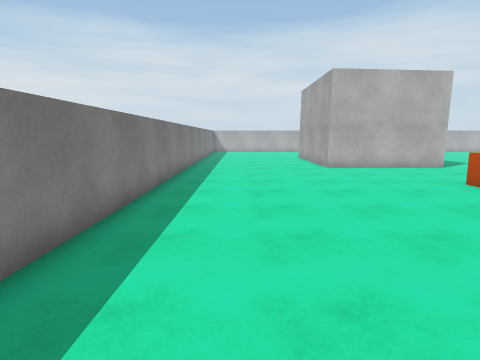
view 1 (above)

20 first-person views from a walk through a Unity game level. The camera is 1.5 m above the floor, tilts 8° down and sees 75° across. The floor is counted in squares, 1 m on a side. Each view is taken from the middle of a square. On the plan, view 1 faces up. The plan holds only what a view shows up to about 15 squares ahead; the rest is blank. The place goes on beyond the plan. The player character is not drawn. Surface patterns are stand-ins for the level's own textures.

view 2
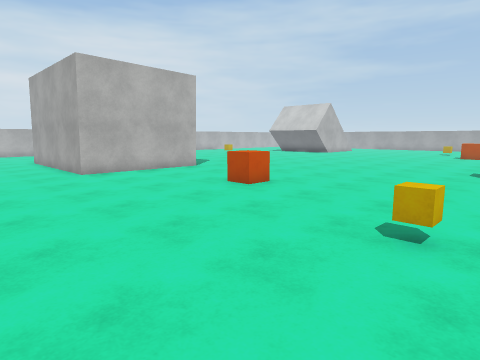

view 3
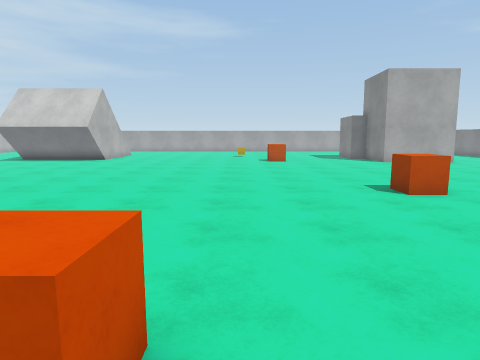

view 4
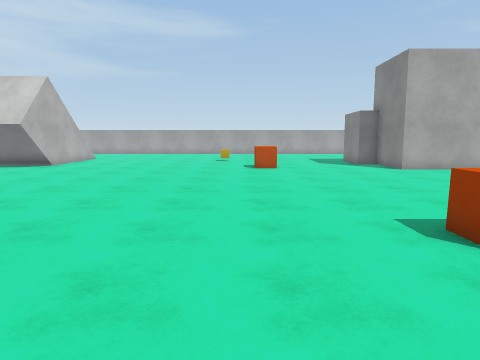

view 5
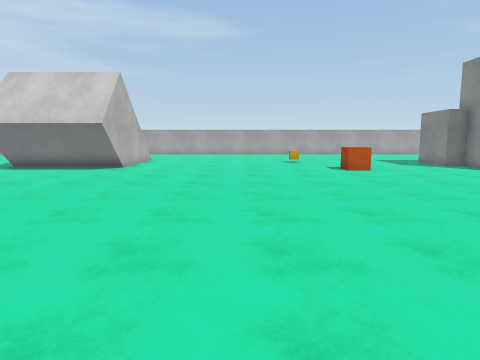

view 6
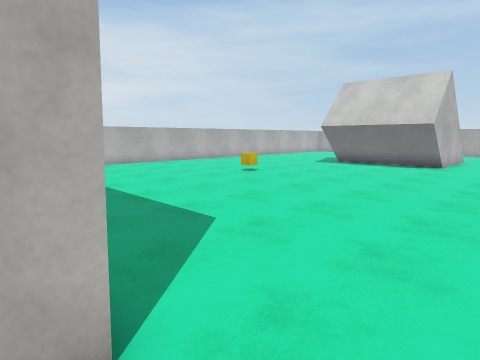

view 7
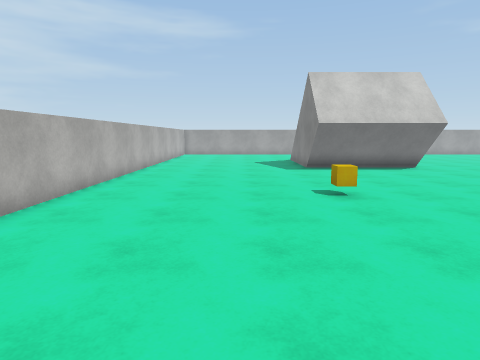

view 8
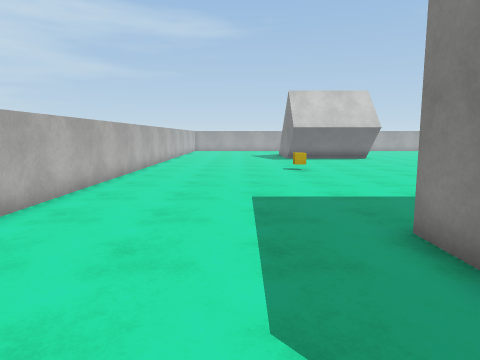

view 9
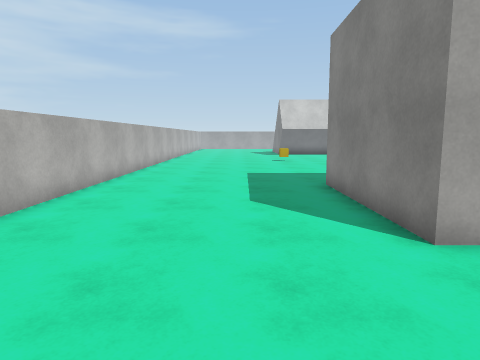

view 10
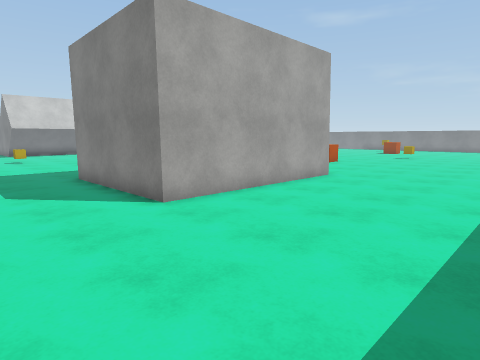

view 11
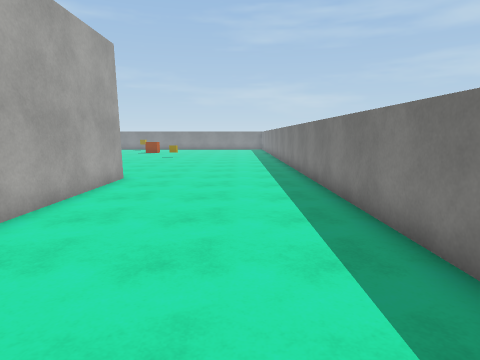

view 12
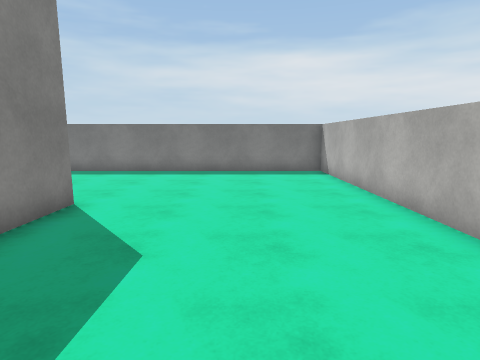

view 13
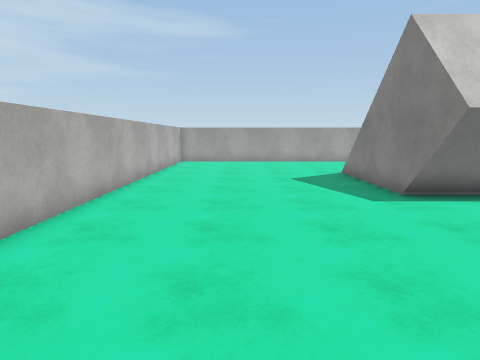

view 14
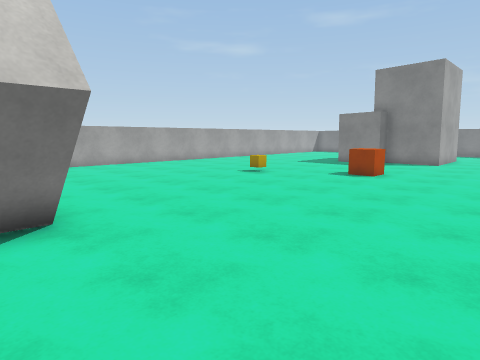

view 15
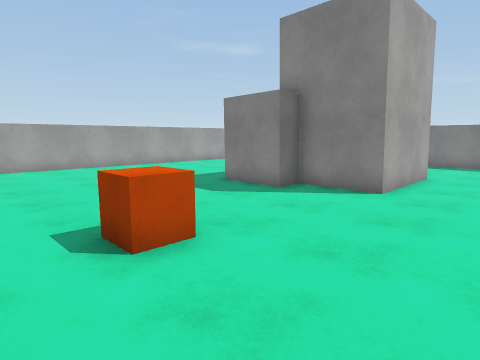

view 16
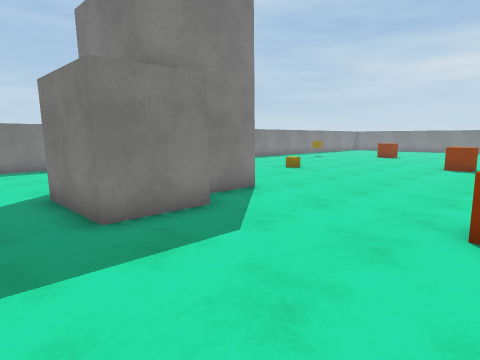

view 17
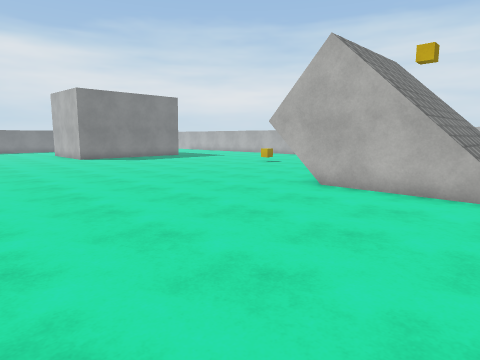

view 18
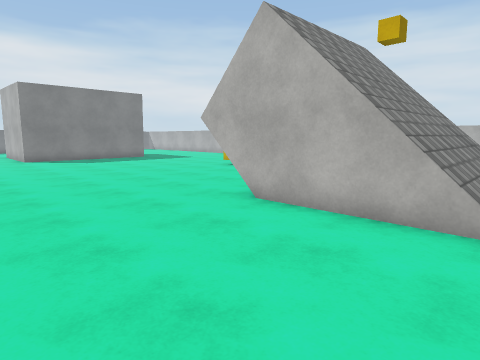

view 19
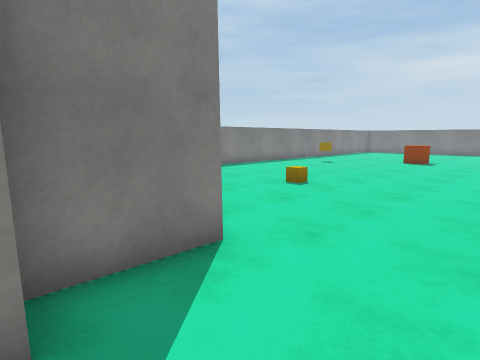

view 20
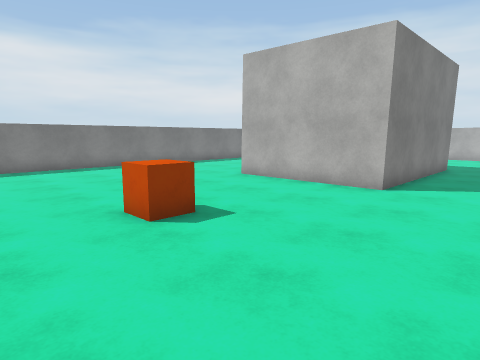

### Floor plan
Points are (right, up) in squares from view 1. A wall is a line through its corners. A room is listed if a view was taken in it or the views show most of it. See-through windows are left out.
Room 1 (views 1, 2, 3, 4, 5, 6, 7, 8, 9, 10, 11, 12, 13, 14, 15, 16, 17, 18, 19, 20)
walls: (9.8, 14.9) (4.2, 14.9) (4.2, 22.3) (9.8, 22.3) (9.8, 14.9); (27.1, 16.6) (24.1, 16.6); (24.1, 21.8) (26, 21.8); (24.1, -3.5) (24.1, -0.3) (26.7, -0.3) (26.7, 0.7) (29, 0.7) (29, -2.4); (31.5, 29.5) (-2.5, 29.5) (-2.5, 3.1)
objects: other object (5, 3); other object (7, 9) to (8, 10); other object (14, 3) to (15, 4); other object (18, -3); other object (19, 22); other object (25, 5) to (26, 6); other object (29, 8)

Where each view was taken, in squares from view 1:
view 1: 0 up, 0 right, facing up
view 2: 2 up, 0 right, facing up-right
view 3: 8 up, 6 right, facing right
view 4: 7 up, 10 right, facing right
view 5: 11 up, 11 right, facing right
view 6: 13 up, 9 right, facing up-right
view 7: 25 up, 11 right, facing right
view 8: 25 up, 5 right, facing right
view 9: 25 up, 0 right, facing right
view 10: 26 up, 2 left, facing down-right
view 11: 26 up, 0 right, facing down
view 12: 26 up, 11 right, facing left
view 13: 26 up, 18 right, facing right
view 14: 18 up, 20 right, facing down-right
view 15: 8 up, 21 right, facing down-right
view 16: 6 up, 31 right, facing down-left
view 17: 8 up, 31 right, facing up-left
view 18: 11 up, 31 right, facing up-left
view 19: 3 up, 27 right, facing down-left
view 20: 6 up, 13 right, facing up-left
